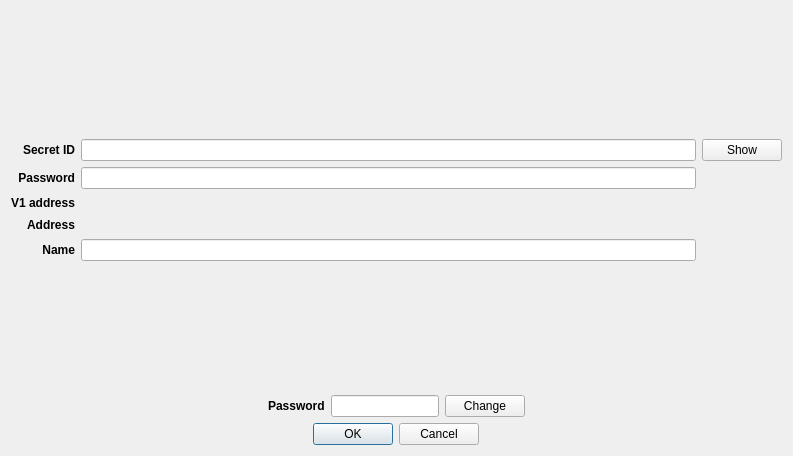
<?xml version="1.0" encoding="UTF-8"?>
<ui version="4.0">
 <class>V1AccountImportDialog</class>
 <widget class="QDialog" name="V1AccountImportDialog">
  <property name="geometry">
   <rect>
    <x>0</x>
    <y>0</y>
    <width>793</width>
    <height>456</height>
   </rect>
  </property>
  <property name="windowTitle">
   <string>Import account</string>
  </property>
  <layout class="QVBoxLayout" name="verticalLayout">
   <item alignment="Qt::AlignHCenter">
    <widget class="QLabel" name="imagelabel">
     <property name="sizePolicy">
      <sizepolicy hsizetype="Preferred" vsizetype="Preferred">
       <horstretch>0</horstretch>
       <verstretch>0</verstretch>
      </sizepolicy>
     </property>
     <property name="minimumSize">
      <size>
       <width>0</width>
       <height>0</height>
      </size>
     </property>
     <property name="maximumSize">
      <size>
       <width>200</width>
       <height>200</height>
      </size>
     </property>
     <property name="sizeIncrement">
      <size>
       <width>0</width>
       <height>0</height>
      </size>
     </property>
     <property name="baseSize">
      <size>
       <width>0</width>
       <height>0</height>
      </size>
     </property>
     <property name="text">
      <string/>
     </property>
     <property name="pixmap">
      <pixmap resource="../../icons/tikka.slots.pyqt.resources.icons.index.qrc">:/images/safe_background</pixmap>
     </property>
     <property name="scaledContents">
      <bool>true</bool>
     </property>
     <property name="alignment">
      <set>Qt::AlignCenter</set>
     </property>
    </widget>
   </item>
   <item>
    <layout class="QGridLayout" name="gridLayout">
     <item row="2" column="0">
      <widget class="QLabel" name="v1AddressLabel">
       <property name="sizePolicy">
        <sizepolicy hsizetype="Preferred" vsizetype="Preferred">
         <horstretch>0</horstretch>
         <verstretch>0</verstretch>
        </sizepolicy>
       </property>
       <property name="font">
        <font>
         <weight>75</weight>
         <bold>true</bold>
        </font>
       </property>
       <property name="text">
        <string>V1 address</string>
       </property>
       <property name="alignment">
        <set>Qt::AlignRight|Qt::AlignTrailing|Qt::AlignVCenter</set>
       </property>
      </widget>
     </item>
     <item row="4" column="2">
      <widget class="QLineEdit" name="nameLineEdit"/>
     </item>
     <item row="3" column="2">
      <widget class="QLabel" name="addressValueLabel">
       <property name="text">
        <string/>
       </property>
      </widget>
     </item>
     <item row="0" column="0">
      <widget class="QLabel" name="secretIDLabel">
       <property name="sizePolicy">
        <sizepolicy hsizetype="Preferred" vsizetype="Preferred">
         <horstretch>0</horstretch>
         <verstretch>0</verstretch>
        </sizepolicy>
       </property>
       <property name="font">
        <font>
         <weight>75</weight>
         <bold>true</bold>
        </font>
       </property>
       <property name="text">
        <string>Secret ID</string>
       </property>
       <property name="alignment">
        <set>Qt::AlignRight|Qt::AlignTrailing|Qt::AlignVCenter</set>
       </property>
      </widget>
     </item>
     <item row="1" column="0">
      <widget class="QLabel" name="passwordIDLabel">
       <property name="font">
        <font>
         <weight>75</weight>
         <italic>false</italic>
         <bold>true</bold>
        </font>
       </property>
       <property name="text">
        <string>Password</string>
       </property>
       <property name="alignment">
        <set>Qt::AlignRight|Qt::AlignTrailing|Qt::AlignVCenter</set>
       </property>
      </widget>
     </item>
     <item row="4" column="0">
      <widget class="QLabel" name="nameLabel">
       <property name="font">
        <font>
         <weight>75</weight>
         <bold>true</bold>
        </font>
       </property>
       <property name="text">
        <string>Name</string>
       </property>
       <property name="alignment">
        <set>Qt::AlignRight|Qt::AlignTrailing|Qt::AlignVCenter</set>
       </property>
      </widget>
     </item>
     <item row="2" column="2">
      <widget class="QLabel" name="v1AddressValueLabel">
       <property name="text">
        <string/>
       </property>
      </widget>
     </item>
     <item row="0" column="2">
      <widget class="QLineEdit" name="secretIDLineEdit">
       <property name="echoMode">
        <enum>QLineEdit::Password</enum>
       </property>
       <property name="readOnly">
        <bool>false</bool>
       </property>
      </widget>
     </item>
     <item row="3" column="0">
      <widget class="QLabel" name="addressLabel">
       <property name="font">
        <font>
         <weight>75</weight>
         <bold>true</bold>
        </font>
       </property>
       <property name="text">
        <string>Address</string>
       </property>
       <property name="alignment">
        <set>Qt::AlignRight|Qt::AlignTrailing|Qt::AlignVCenter</set>
       </property>
      </widget>
     </item>
     <item row="1" column="2">
      <widget class="QLineEdit" name="passwordIDLineEdit">
       <property name="echoMode">
        <enum>QLineEdit::Password</enum>
       </property>
      </widget>
     </item>
     <item row="0" column="3" alignment="Qt::AlignRight">
      <widget class="QPushButton" name="showButton">
       <property name="sizePolicy">
        <sizepolicy hsizetype="Fixed" vsizetype="Fixed">
         <horstretch>0</horstretch>
         <verstretch>0</verstretch>
        </sizepolicy>
       </property>
       <property name="text">
        <string>Show</string>
       </property>
      </widget>
     </item>
    </layout>
   </item>
   <item>
    <widget class="QLabel" name="errorLabel">
     <property name="styleSheet">
      <string notr="true">color: red</string>
     </property>
     <property name="text">
      <string/>
     </property>
     <property name="alignment">
      <set>Qt::AlignCenter</set>
     </property>
    </widget>
   </item>
   <item>
    <layout class="QHBoxLayout" name="horizontalLayout">
     <item>
      <spacer name="horizontalSpacer">
       <property name="orientation">
        <enum>Qt::Horizontal</enum>
       </property>
       <property name="sizeHint" stdset="0">
        <size>
         <width>40</width>
         <height>20</height>
        </size>
       </property>
      </spacer>
     </item>
     <item>
      <widget class="QLabel" name="passwordLabel">
       <property name="sizePolicy">
        <sizepolicy hsizetype="Fixed" vsizetype="Preferred">
         <horstretch>0</horstretch>
         <verstretch>0</verstretch>
        </sizepolicy>
       </property>
       <property name="sizeIncrement">
        <size>
         <width>0</width>
         <height>0</height>
        </size>
       </property>
       <property name="font">
        <font>
         <weight>75</weight>
         <bold>true</bold>
        </font>
       </property>
       <property name="text">
        <string>Password</string>
       </property>
       <property name="alignment">
        <set>Qt::AlignLeading|Qt::AlignLeft|Qt::AlignVCenter</set>
       </property>
      </widget>
     </item>
     <item>
      <widget class="QLineEdit" name="passwordLineEdit">
       <property name="sizePolicy">
        <sizepolicy hsizetype="Fixed" vsizetype="Fixed">
         <horstretch>0</horstretch>
         <verstretch>0</verstretch>
        </sizepolicy>
       </property>
       <property name="maxLength">
        <number>20</number>
       </property>
       <property name="alignment">
        <set>Qt::AlignCenter</set>
       </property>
       <property name="readOnly">
        <bool>true</bool>
       </property>
      </widget>
     </item>
     <item>
      <widget class="QPushButton" name="passwordChangeButton">
       <property name="sizePolicy">
        <sizepolicy hsizetype="Fixed" vsizetype="Fixed">
         <horstretch>0</horstretch>
         <verstretch>0</verstretch>
        </sizepolicy>
       </property>
       <property name="text">
        <string>Change</string>
       </property>
       <property name="icon">
        <iconset resource="../../icons/tikka.slots.pyqt.resources.icons.index.qrc">
         <normaloff>:/icons/refresh_icon</normaloff>:/icons/refresh_icon</iconset>
       </property>
      </widget>
     </item>
     <item>
      <spacer name="horizontalSpacer_2">
       <property name="orientation">
        <enum>Qt::Horizontal</enum>
       </property>
       <property name="sizeHint" stdset="0">
        <size>
         <width>40</width>
         <height>20</height>
        </size>
       </property>
      </spacer>
     </item>
    </layout>
   </item>
   <item alignment="Qt::AlignHCenter">
    <widget class="QDialogButtonBox" name="buttonBox">
     <property name="orientation">
      <enum>Qt::Horizontal</enum>
     </property>
     <property name="standardButtons">
      <set>QDialogButtonBox::Cancel|QDialogButtonBox::Ok</set>
     </property>
    </widget>
   </item>
  </layout>
 </widget>
 <tabstops>
  <tabstop>secretIDLineEdit</tabstop>
  <tabstop>showButton</tabstop>
  <tabstop>passwordIDLineEdit</tabstop>
  <tabstop>nameLineEdit</tabstop>
  <tabstop>passwordLineEdit</tabstop>
  <tabstop>passwordChangeButton</tabstop>
 </tabstops>
 <resources>
  <include location="../../icons/tikka.slots.pyqt.resources.icons.index.qrc"/>
 </resources>
 <connections>
  <connection>
   <sender>buttonBox</sender>
   <signal>accepted()</signal>
   <receiver>V1AccountImportDialog</receiver>
   <slot>accept()</slot>
   <hints>
    <hint type="sourcelabel">
     <x>248</x>
     <y>254</y>
    </hint>
    <hint type="destinationlabel">
     <x>157</x>
     <y>274</y>
    </hint>
   </hints>
  </connection>
  <connection>
   <sender>buttonBox</sender>
   <signal>rejected()</signal>
   <receiver>V1AccountImportDialog</receiver>
   <slot>reject()</slot>
   <hints>
    <hint type="sourcelabel">
     <x>316</x>
     <y>260</y>
    </hint>
    <hint type="destinationlabel">
     <x>286</x>
     <y>274</y>
    </hint>
   </hints>
  </connection>
 </connections>
</ui>
